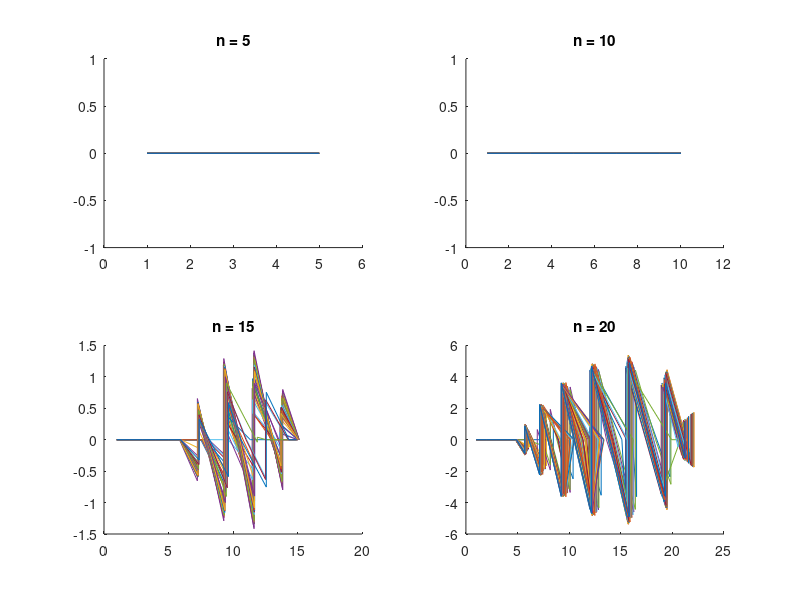

The MATLAB script that drew this image:
figure

for i = 1:4
    n = 5*i;
    p = poly(1:n);
    
    subplot(2,2,i)
    title(['n = ' ,int2str(n)])
    hold on
    
    for j = 1:50     
        
        for k = 1:n
            d = p(k);
            e = d + 10^(-10) * d * rand;
            p(k) = e;
        end
        
        r = roots(p);
        X = real(r);
        Y = imag(r);
        
        plot(X,Y)
    end
end